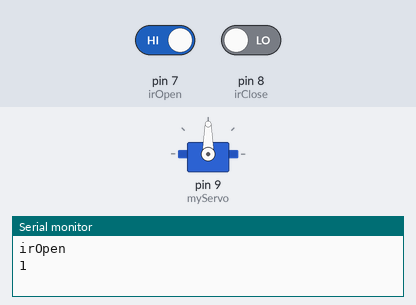
Bench run of a sketch on a simulated Arduino Uno, built with avr-gcc and run on an emulated ATmega328P. On the bench: servo, the last lines printed to the serial monitor. The inputs (shaded band) are chosen by the test bench; at power-on: pin 7 (irOpen) HIGH, pin 8 (irClose) LOW.

Above: at 0.1 s.
At 1.6 s:
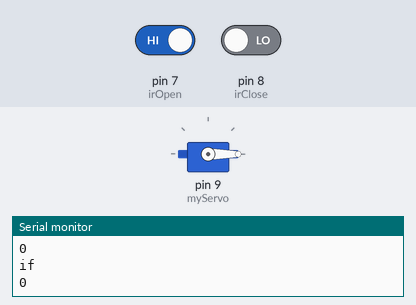
Timing chart, 0 to 3.1 s (numbered marks = the images above):
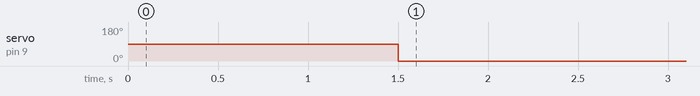

Measured:
- by itself, servo on pin 9 (myServo): 90° → 0° at 1.5 s

The sketch:

Smart_Gate.ino
```cpp
const int servoPin=9;
const int irOpen=7;
const int irClose=8;


#include <Servo.h>

Servo myServo;

void setup() {
  // put your setup code here, to run once:
  myServo.attach(9);
  pinMode(irOpen,INPUT);
  pinMode(irClose,INPUT);
  Serial.begin(9600);

}

void loop() {
  // put your main code here, to run repeatedly:
int irOpenState= digitalRead(irOpen);
Serial.println("irOpen");
Serial.println(irOpenState);
delay(500);

/*if(irOpenState==LOW){
  myServo.write(0);
  delay(2000);*/


int irCloseState=digitalRead(irClose);
Serial.println("irClose");
Serial.println(irCloseState);
delay(500);

  /* while(irCloseState==HIGH){
    myServo.write(0);
   delay(200);
  }*/


  if(irOpenState==LOW) {
       myServo.write(0);

  }

 irCloseState=digitalRead(irClose);
Serial.println("while");
Serial.println(irCloseState);
delay(500);
  while(irCloseState==LOW){
    myServo.write(0);


irCloseState=digitalRead(irClose);
Serial.println("if");
Serial.println(irCloseState);
delay(500);
  if(irCloseState==HIGH)
   myServo.write(90);
   }
  }
```
